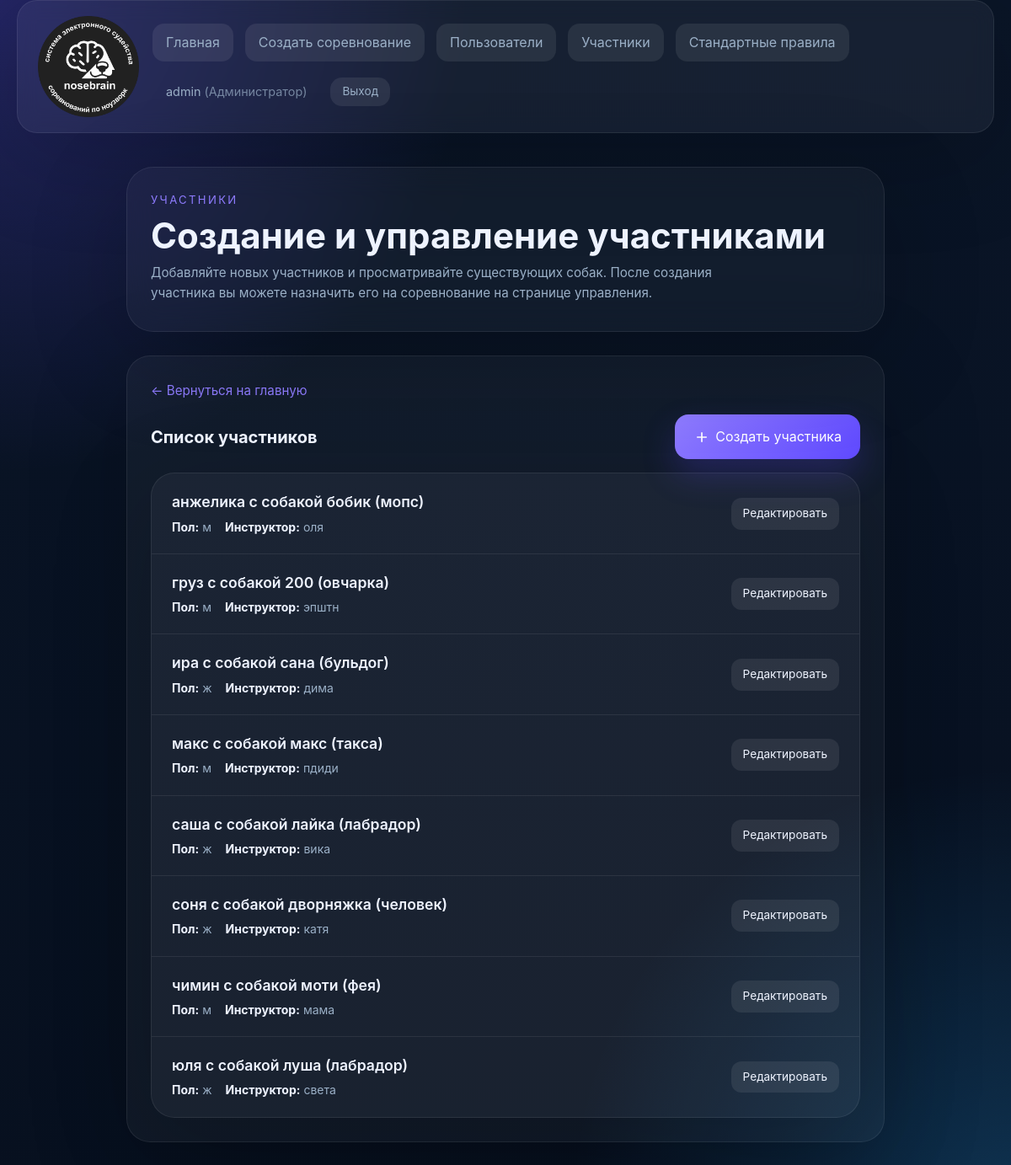
Page /participants.php (signed in) on the earlier database version.
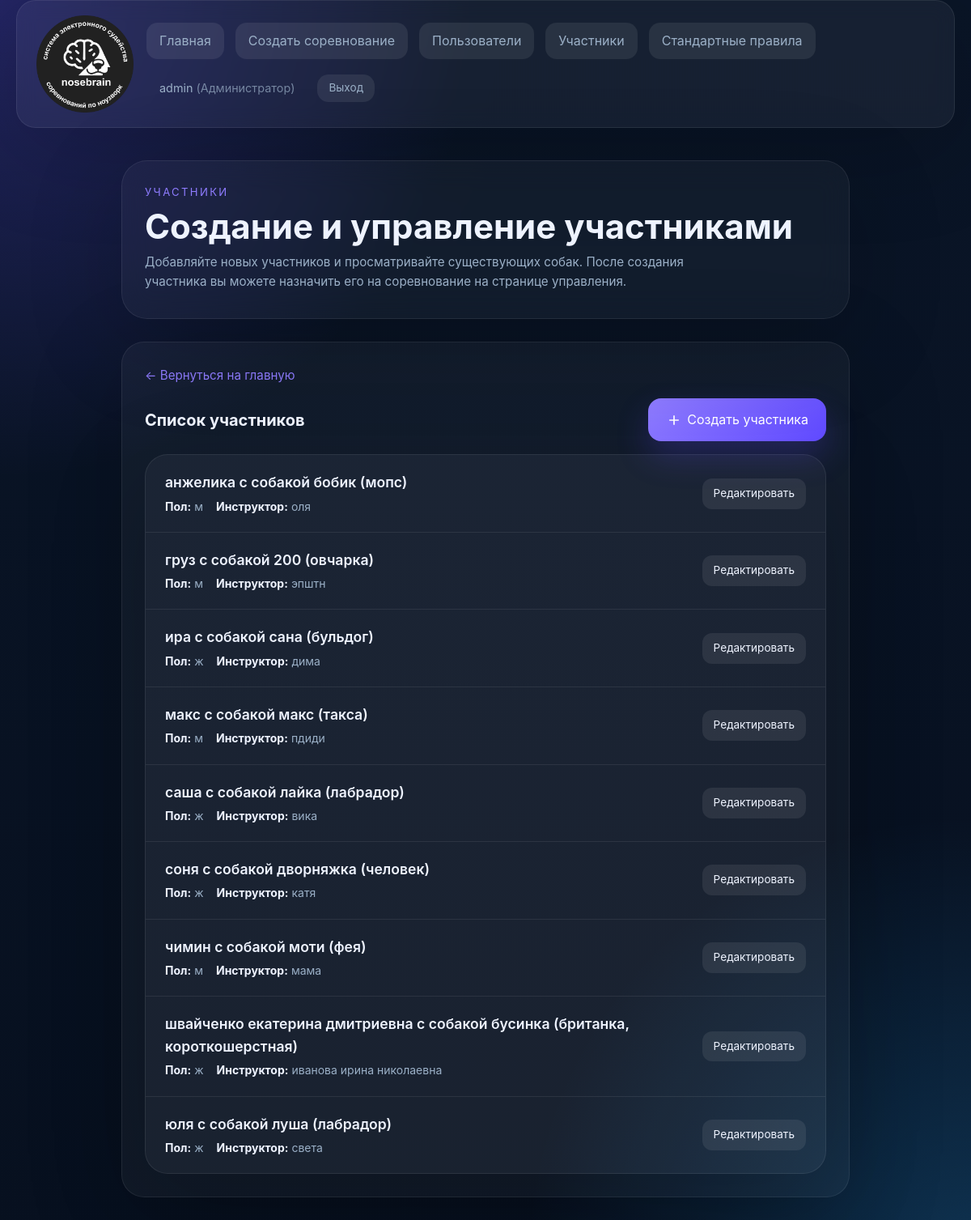
Same page on the later database version.
### tables this page shows
CREATE TABLE participants (
                id INTEGER PRIMARY KEY AUTOINCREMENT,
                name TEXT NOT NULL,
                breed TEXT,
                nickname TEXT,
                gender TEXT,
                birth_date TEXT,
                microchip_number TEXT,
                pedigree_number TEXT,
                qualification_book_number TEXT,
                instructor_name TEXT,
                created_by INTEGER,
                FOREIGN KEY (created_by) REFERENCES users(id)
            );

### participants.php (the view, shortened to what the rows shown need)
<?php
require_once __DIR__ . '/auth.php';
require_once __DIR__ . '/src/functions.php';
$dbManager = new DatabaseManager();
$service = new CompetitionService($dbManager);
$currentUser = getCurrentUser();
$userRole = $currentUser['role'] ?? User::ROLE_ADMIN;
$userId = $currentUser['id'] ?? null;
$participants = $service->getParticipants($userId, $userRole);
?>
<!DOCTYPE html>
<html lang="ru">
<head>
    <link rel="stylesheet" href="style.css">
</head>
<body>
<main class="page-shell page-shell--single">
    <section class="hero hero--compact">
        <div>
            <h1 class="hero__title">Создание и управление участниками</h1>
        </div>
    </section>
    <section class="content-grid content-grid--single">
    <article class="panel">
        <div class="action-bar" style="margin-bottom: 0;">
            <h2 style="margin: 0; font-size: 1.25rem;">Список участников</h2>
        </div>
        <div class="participants-list" style="margin-top: 16px;">
        <?php if (count($participants) === 0): ?>
            <div class="empty-state">
                <svg viewBox="0 0 24 24" fill="none" stroke="currentColor" stroke-width="1.5">
                    <path d="M17 21v-2a4 4 0 0 0-4-4H5a4 4 0 0 0-4 4v2"/>
                    <circle cx="9" cy="7" r="4"/>
                    <path d="M23 21v-2a4 4 0 0 0-3-3.87"/>
                    <path d="M16 3.13a4 4 0 0 1 0 7.75"/>
                </svg>
                <p>Пока нет участников. Создайте первого участника.</p>
            </div>
        <?php else: ?>
            <?php foreach ($participants as $participant): ?>
                <?php
                    $nickname = $participant->getNickname();
                    $breed = $participant->getBreed();
                    $displayName = escape($participant->getName());
                    if ($nickname !== null && $nickname !== '') {
                        $displayName .= ' с собакой ' . escape($nickname);
                        if ($breed !== null && $breed !== '') {
                            $displayName .= ' (' . escape($breed) . ')';
                        }
                    } elseif ($breed !== null && $breed !== '') {
                        $displayName .= ' с собакой (' . escape($breed) . ')';
                    }
                ?>
                <div class="participant-card">
                    <div class="participant-info">
                        <span class="participant-name"><?= $displayName ?></span>
                        <div class="participant-details">
                            <?php if ($participant->getGender()): ?>
                                <span class="participant-detail"><strong>Пол:</strong> <?= escape($participant->getGender()) ?></span>
                            <?php endif; ?>
                            <?php if ($participant->getInstructorName()): ?>
                                <span class="participant-detail"><strong>Инструктор:</strong> <?= escape($participant->getInstructorName()) ?></span>
                            <?php endif; ?>
                        </div>
                    </div>
                    <button type="button" class="button button--secondary btn-small" onclick="openEditModal(<?= $participant->getId() ?>, '<?= escape(addslashes($participant->getName())) ?>', '<?= escape(addslashes($participant->getNickname() ?? '')) ?>', '<?= escape(addslashes($participant->getBreed() ?? '')) ?>', '<?= escape(addslashes($participant->getGender() ?? '')) ?>', '<?= escape(addslashes($participant->getBirthDate() ?? '')) ?>', '<?= escape(addslashes($participant->getMicrochipNumber() ?? '')) ?>', '<?= escape(addslashes($participant->getPedigreeNumber() ?? '')) ?>', '<?= escape(addslashes($participant->getQualificationBookNumber() ?? '')) ?>', '<?= escape(addslashes($participant->getInstructorName() ?? '')) ?>')">
                        Редактировать
                    </button>
                </div>
            <?php endforeach; ?>
        <?php endif; ?>
        </div>
    </article>
    </section>
</main>
</body>
</html>

Differences in the rows shown:
added participants: displayName "швайченко екатерина дмитриевна с собакой бусинка (британка, короткошерстная)", gender "ж", instructor_name "иванова ирина николаевна"
